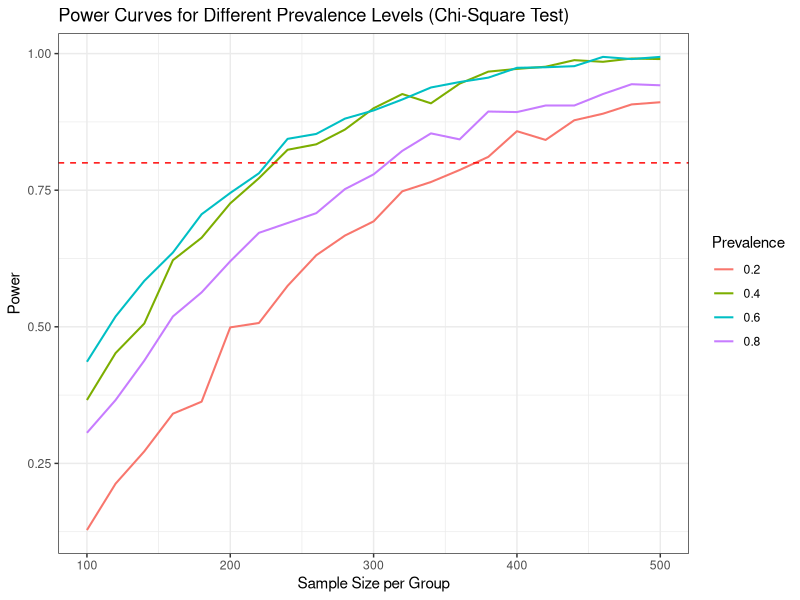

Source code (R):
## ---- chunk 1
library(ggplot2)
## ---- chunk 2
power_analysis <- function(n_per_group, prevalence, true_response_expressors, true_response_nonexpressors, alpha = 0.05) {
  n_expressors <- round(n_per_group * prevalence)
  n_nonexpressors <- n_per_group - n_expressors
  responders_expressors <- rbinom(1, size = n_expressors, prob = true_response_expressors)
  responders_nonexpressors <- rbinom(1, size = n_nonexpressors, prob = true_response_nonexpressors)
  
  observed_table <- matrix(c(responders_expressors, responders_nonexpressors,
                              n_expressors - responders_expressors, n_nonexpressors - responders_nonexpressors), nrow = 2, byrow = TRUE)
  chisq_stat <- chisq.test(observed_table, correct = TRUE)$statistic
  p_value <- 1 - pchisq(chisq_stat, df = 1)
  
  power <- ifelse(p_value < alpha, 1, 0)
  return(power)
}

alpha <- 0.05
desired_power <- 0.8
prevalence_options <- c(0.2, 0.4, 0.6, 0.8)
true_response_expressors <- 0.1
true_response_nonexpressors <- 0.25
min_sample_size <- 100


power_curves <- list()

for (prevalence in prevalence_options) {
  sample_sizes <- seq(from = min_sample_size, to = 500, by = 20)
  power_values <- vector("double", length = length(sample_sizes))
  
  for (i in 1:length(sample_sizes)) {
    sample_size <- sample_sizes[i]
    power <- 0
    
    num_sims <- 1000
    for (j in 1:num_sims) {
      power <- power + power_analysis(sample_size, prevalence, true_response_expressors, true_response_nonexpressors, alpha)
    }
    power_values[i] <- power / num_sims
  }
  list_num <- round(prevalence / .2)
  power_curves[[list_num]] <- data.frame(sample_size = sample_sizes, power = power_values, prevalence = prevalence)
}


all_power_curves <- do.call(rbind, power_curves)

all_power_curves |>
  ggplot(aes(x = sample_size, y = power, color = factor(prevalence))) +
  geom_line(linewidth = 0.7) +
  labs(title = "Power Curves for Different Prevalence Levels (Chi-Square Test)",
       x = "Sample Size per Group",
       y = "Power",
       color = "Prevalence") +
  geom_hline(yintercept = desired_power, linetype = "dashed", color = "red") +
  theme_bw()
